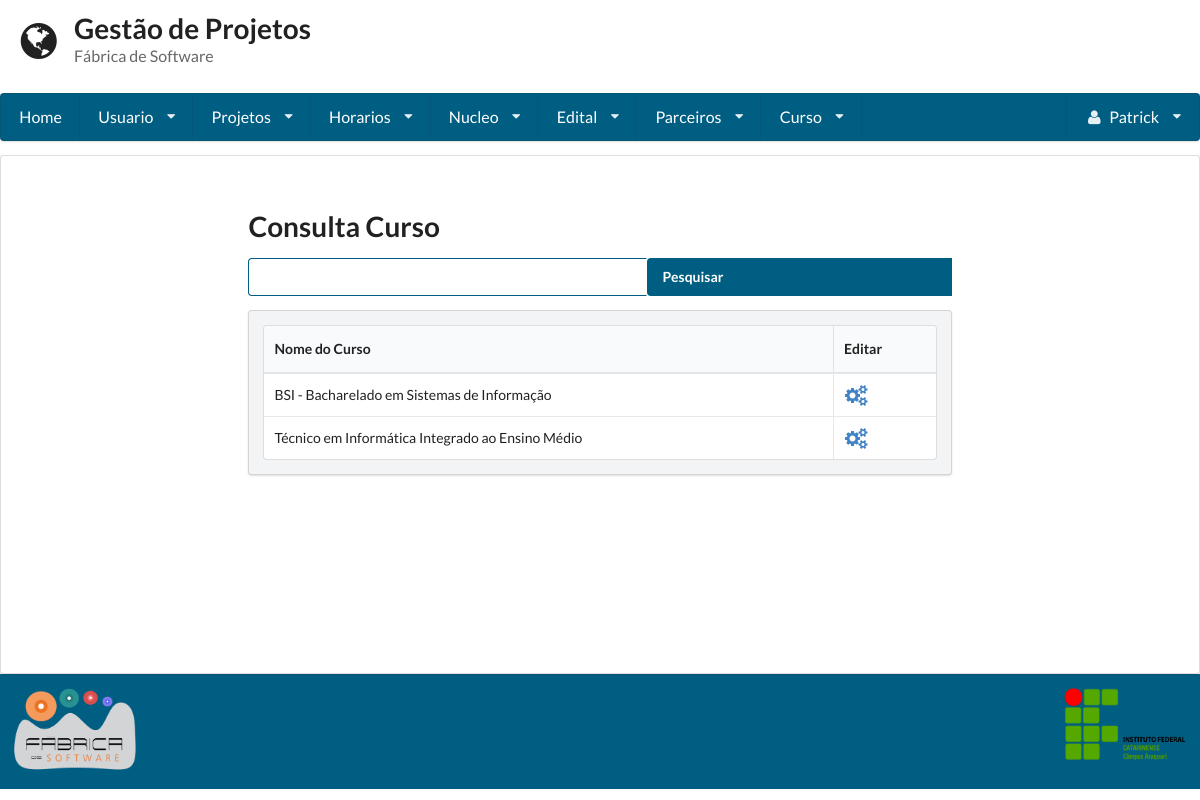
Page /consulta_curso/ (signed in) on the earlier database version.
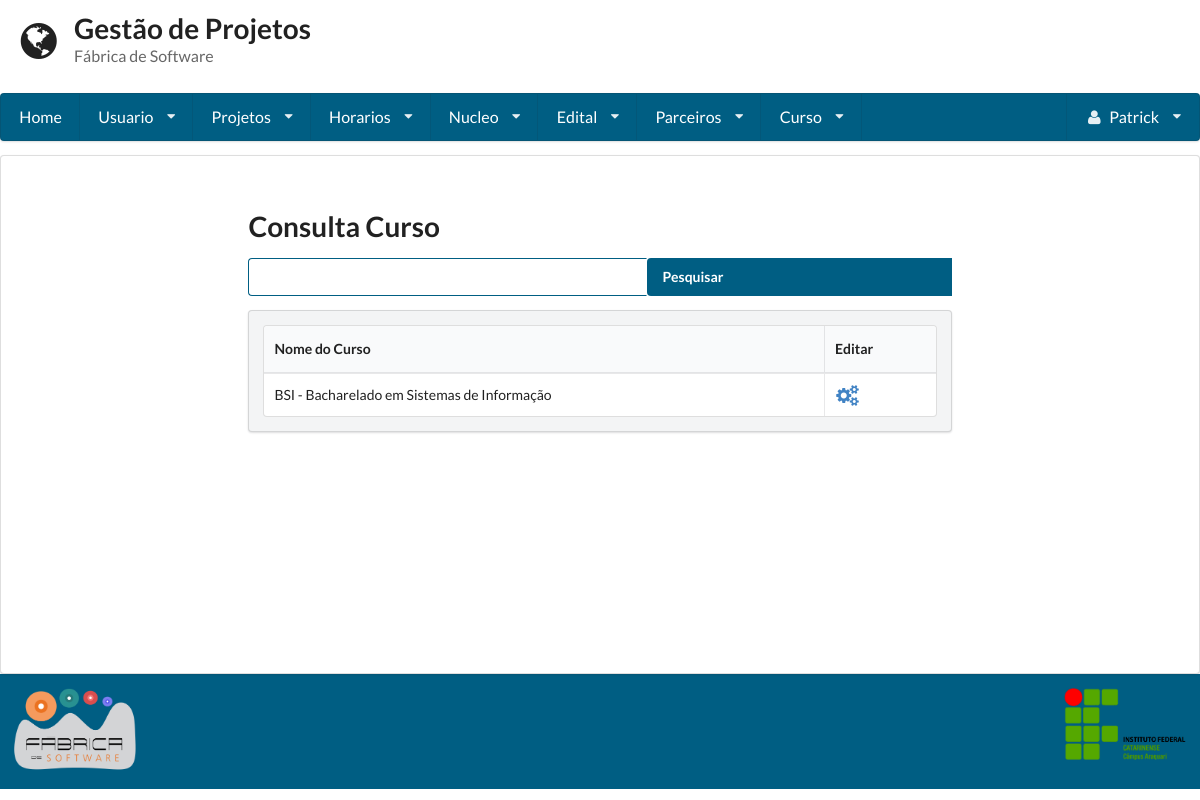
Same page on the later database version.
### gestaoapp/models/curso.py (models this page shows, shortened)
class Curso(models.Model):
	curso = models.CharField(max_length=255)

### gestaoapp/views/curso.py (the view, shortened to what this page needs)
# urls.py: url(r'^consulta_curso/', ConsultaCurso.as_view()),
class ConsultaCurso(LoginRequiredMixin, View):
    template = 'curso/consulta.html'
    def get(self, request):
        form = Busca()
        curso = Curso.objects.all()
        return render(request, self.template, {'cursos': curso, "form": form})

### gestaoapp/forms/busca.py
class Busca(forms.Form):
	nome = forms.CharField(label='Buscar', widget=forms.TextInput)

### gestaoapp/templates/curso/consulta.html (shortened to what this page needs)
{% extends 'base.html' %}
{% block conteudo %}
    <form method='POST' action='/consulta_curso/' class="ui form">
        <h1 class="ui header">Consulta Curso</h1>
        <div class="field">
            <div class="ui action input">
                {{ form.nome }}
                <input type="submit" value="Pesquisar" class='icon search'>
            </div>
        </div>
    </form>
    <div class="ui secondary segment">
        <table class="ui celled table">
            <thead>
            <tr>
                <th>Nome do Curso</th>
                <th>Editar</th>
            </tr>
            </thead>
            <tbody>
            {% for curso in cursos %}
                <td>{{ curso.curso }}</td>
                {% if user.is_superuser %}
                    <td><a href="/editar_curso/{{ curso.id }}"><i class="settings large icon"></i></a></td>
                {% endif %}
            {% endfor %}
            </tbody>
        </table>
    </div>
{% endblock %}

Differences in the rows shown:
removed Curso: curso "Técnico em Informática Integrado ao Ensino Médio"
